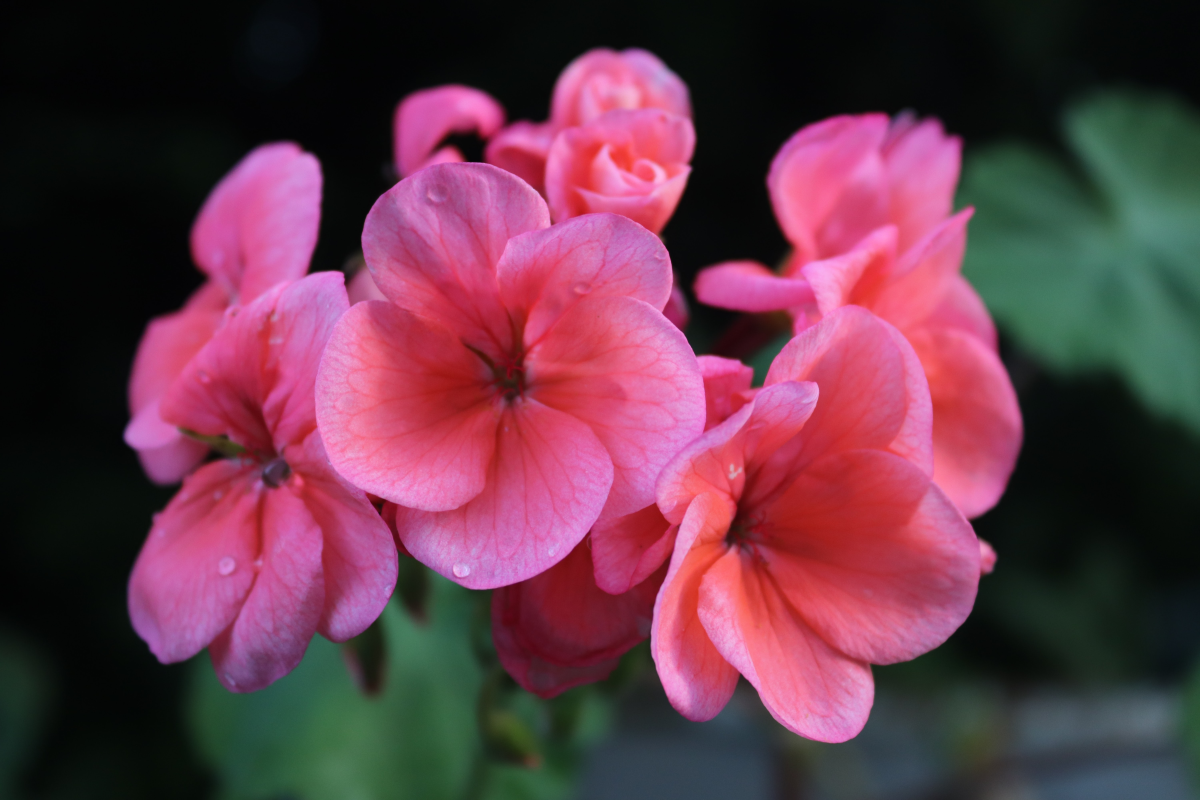
#> input picture advanced_ml_and_image_processing/8_dig_img/img/img1.jpg, 6000 x 4000 px (shown at 1/5 size)
$ jupyter execute 8_dig_img.ipynb   (shell and % lines are left out)
#> lines starting #> are read from the running program, lines starting #| are printed output that depends on the picture; after the words box and inside, x2 and y2 are one past the last pixel; in counts of white or black regions, pixels touching at a corner belong together
# Упражнение 8

OpenCV — библиотека компьютерного зрения и машинного обучения с открытым исходным кодом. Библиотека имеет интерфейсы на различных языках: Java, C++, Matlab и, конечно, Python.

<a href='https://readthedocs.org/projects/opencv-python-tutroals/downloads/pdf/latest/' target='_blank'>Здесь</a> можно ознакомиться с официальной документацией и примерами.

## Установка OpenCV

После успешной установки, перезагрузите ядро и убедитесь, что используется версия 4.4.0

[cell 1]
import cv2
print('OpenCV version:', cv2.__version__)

## Задание 1

## Палитра, каналы

Для отображения изображений в блокноте, будем использовать библиотеку matplotlib:

[cell 2]
import matplotlib.pyplot as plt

Создадим каталог img и поместим в него изображение

[cell 3]
path = 'img/'
file_name = 'img1.jpg'

С помощью команды cv2.imread() выполним чтение изображения

[cell 4]
img = cv2.imread(path + file_name)
#> img is the input picture: shape (4000, 6000, 3); mean B, G, R 72.8, 56.4, 100.8

Объект img является массивом типа ndarray, что позволяет с легкостью выполнять различные операции с ним и, как следствие, с изображением. Рассмотрим его структуру

[cell 5]
print(type(img))
#| <class 'numpy.ndarray'>
print(img.shape)
#| (4000, 6000, 3)

Итак, размерность массива (3372, 5097, 3). Первые два числа отвечают за разрешение изображения. Первое число, 3372 — высота изображения в пикселях (или количество строк в массиве), второе число, 5097 — ширина (или количество столбцов). Третье значение указывает на информацию, которая содержится о каждом пикселе. В данном случае (для цветного изображения в формате RGB) мы имеем дело с интенсивностью соответствующих каналов.

Давайте выведем изображение, хранимое в виде массива, на экран. Для этого используем команду imshow():

[cell 6]
plt.imshow(img)
plt.show()

Если сравнить исходное изображение и то, что отобразилось выше, можно заметить некоторое несоответствие по цветам.

<b>Важно!</b> Отметим на этом этапе два важных замечания. Во-первых, изображение по умолчанию представляется в обратной палитре BGR, а не привычной RGB. Для корректного отображения, необходимо поменять каналы R и B местами. Во-вторых, разрешение изображения считается от верхнего левого угла (можно заметить соответствующую систему координат).

Поменять каналы R и B можно вручную, но куда проще воспользоваться следующей встроенной функцией:

[cell 7]
RGB_img = cv2.cvtColor(img, cv2.COLOR_BGR2RGB)
plt.imshow(RGB_img)
plt.show()

Большинство команд, возвращает кортеж значений, так что для удобства рекомендуем пользоваться следующим синтаксисом:

[cell 8]
h, w, c = img.shape
#> h = 4000; w = 6000; c = 3
print('Width:  ', w)
#| Width:   6000
print('Height: ', h)
#| Height:  4000
print('Channels:', c)
#| Channels: 3

[cell 9]
B, G, R = img[2023][3034]
#> B = 104; G = 66; R = 216
print(f'RGB channel: {R}, {G}, {B}')
#| RGB channel: 216, 66, 104

И не забывайте, в какой палитре сохранено изображение, так как это влияет на порядок значений!

[cell 10]
R, G, B = RGB_img[2023][3034]
print(f'RGB channel: {R}, {G}, {B}')
#| RGB channel: 216, 66, 104

Обращаясь к определенным каналам пикселей, мы можем изменить их интенсивность. Например обнулить каналы R и B:

[cell 11]
import numpy as np

[cell 12]
green_img = RGB_img.copy()

green_img[:, :, 0] = 0
green_img[:, :, 2] = 0

plt.imshow(green_img)
plt.show()

Или установить интенсивность канала R для всех пикселей, равной 250:

[cell 13]
red_intense_img = RGB_img.copy()

red_intense_img[:, :, 0] = 250

plt.imshow(red_intense_img)
plt.show()

## Изменение изображения (обрезка, сжатие, вращение)

Так как изображение представляет собой массив, то для операции обрезки изображения достаточно просто обратиться к нужному диапазону пикселей.

Следущий код выделяет область изображения с 300 по 3200 пиксель по вертикали (не забывайте, что 0 находится сверху, а нумерация начинается с нуля) и с 1500 по 3500 по горизонтали:

[cell 14]
crop_img = RGB_img[300:3200, 1500:3500]
plt.imshow(crop_img)
plt.show()

Для масштабирования или сжатия изображения можно воспользоваться функцией resize(), которая в качестве параметров принимает исходное изображение и новую размерность в пикселях. Кроме того, можно указать алгоритм преобразования. Ознакомиться с различными алгоритмы и математикой, скрытой за ними, можно в <a href='https://docs.opencv.org/trunk/da/d6e/tutorial_py_geometric_transformations.html' target='_blank'>документации</a>.

[cell 15]
dim = (1000, 500)
resized_RGB_img = cv2.resize(RGB_img, dim, interpolation = cv2.INTER_AREA)
plt.imshow(resized_RGB_img)
plt.show()

Размеры изображения изменены на 1000 пикселей в ширину и 500 пикселей в высоту, что конечно привело к нарушению пропорций.
Для сохранения пропорций следует найти отношение исходных сторон:

[cell 16]
h, w, c = RGB_img.shape
new_width = 1000

k = float(w) / h
#> k = 1.5
dim = (new_width, int(new_width / k))
#> dim = (1000, 666)

resized_RGB_img = cv2.resize(RGB_img, dim, interpolation = cv2.INTER_AREA)
#> resized_RGB_img: shape (666, 1000, 3)
plt.imshow(resized_RGB_img)
plt.show()

И, наконец, последнее базовое преобразование — поворот изображения. Для этого необходимо создать матрицу поворота на заданный угол. Положительным значениям соответствует поворот против часовой стрелки, отрицательным — по часовой. Поворот, конечно же, задается относительной некоторой точки.

Повернем изображение на 45 градусов по часовой стрелке относительно (почти) центра. За создание матрицы поворота отвечает функция getRotationMatrix2D(), а за преобразование — функция warpAffine().

[cell 17]
h, w, c = RGB_img.shape
center = (w // 2, h // 2)
#> center = (3000, 2000)
M = cv2.getRotationMatrix2D(center, -45, 1)
rotated_RGB_img = cv2.warpAffine(RGB_img, M, (w, h))

plt.imshow(rotated_RGB_img)
plt.show()

Во время поворота можно масштабировать изображение, за это отвечает последний параметр функции getRotationMatrix2D().

[cell 18]
h, w, c = RGB_img.shape
center = (w // 2, h // 2)
M = cv2.getRotationMatrix2D(center, -45, 0.7)
rotated_RGB_img = cv2.warpAffine(RGB_img, M, (w, h))

plt.imshow(rotated_RGB_img)
plt.show()

## Еще о палитрах

Мы уже немного поговорили о палитрах и научились преобразовывать изображения из BGR в RGB. Полезной палитрой при реализации моделей компьютерного зрения является серая шкала (градации серого). Такая шкала передает 256 оттенков серого цвета, или яркости (значение 0 представляет черный цвет, а значение 255 — белый).

Для преобразования из формата BGR воспользуемся методом COLOR_BGR2GRAY:

[cell 19]
gray_image = cv2.cvtColor(img, cv2.COLOR_BGR2GRAY)
plt.imshow(gray_image, cmap='gray')
plt.show()

Забегая несколько вперед, такая палитра полезна в контексте определения границ объектов. Например, с помощью функции threshold, мы можем изменить интенсивность пикселей, которые темнее (меньше) некоторого порога и, соответственно, ярче (больше).

Например, заменим все пиксели темнее, чем 127, на 0, а все, которые ярче 127, —
на 255.

[cell 20]
ret, thresh_image = cv2.threshold(gray_image, 127, 255, 10)
#> ret = 73
plt.imshow(thresh_image, cmap='gray')
plt.show()

В итоге, цветок имеет очень четкую границу с фоном, и может быть в последствии определен на изображении.

Ниже приведем еще некоторые примеры:

[cell 21]
ret, thresh_image = cv2.threshold(gray_image, 127, 255, cv2.THRESH_BINARY)
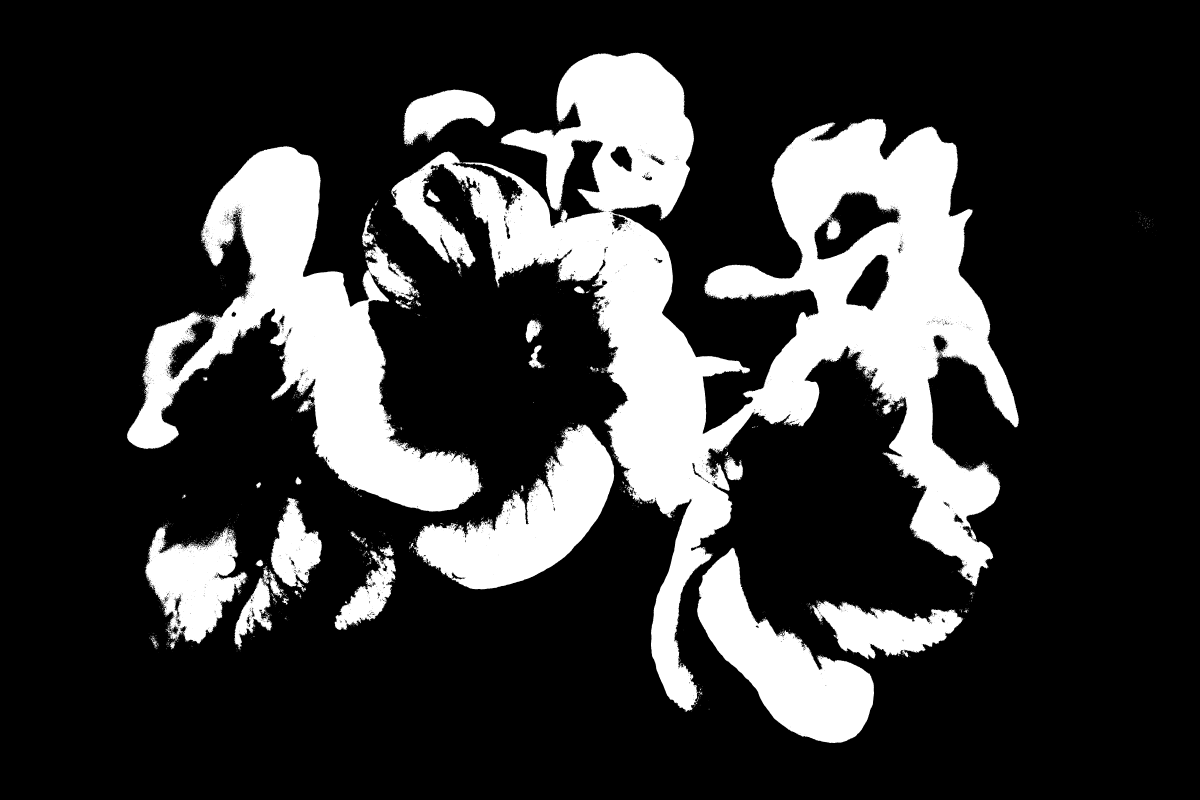
#> thresh_image: shape (4000, 6000) (shown at 1/5 size); 21.5% white; 3877 white regions (3659 under 20 px), largest, box (x1, y1, x2, y2) and area: (1955, 263, 5095, 3558) 2849309, (634, 731, 2410, 2558) 1037431, (2070, 2118, 3071, 2947) 361746
plt.imshow(thresh_image, cmap='gray')
plt.show()

[cell 22]
th2 = cv2.adaptiveThreshold(gray_image,255,cv2.ADAPTIVE_THRESH_MEAN_C, cv2.THRESH_BINARY, 11, 2)
#> th2: shape (4000, 6000); 89.7% white; black in thin lines or dots
plt.imshow(th2, cmap='gray')
plt.show()

[cell 23]
th3 = cv2.adaptiveThreshold(gray_image,255,cv2.ADAPTIVE_THRESH_GAUSSIAN_C,cv2.THRESH_BINARY,11,2)
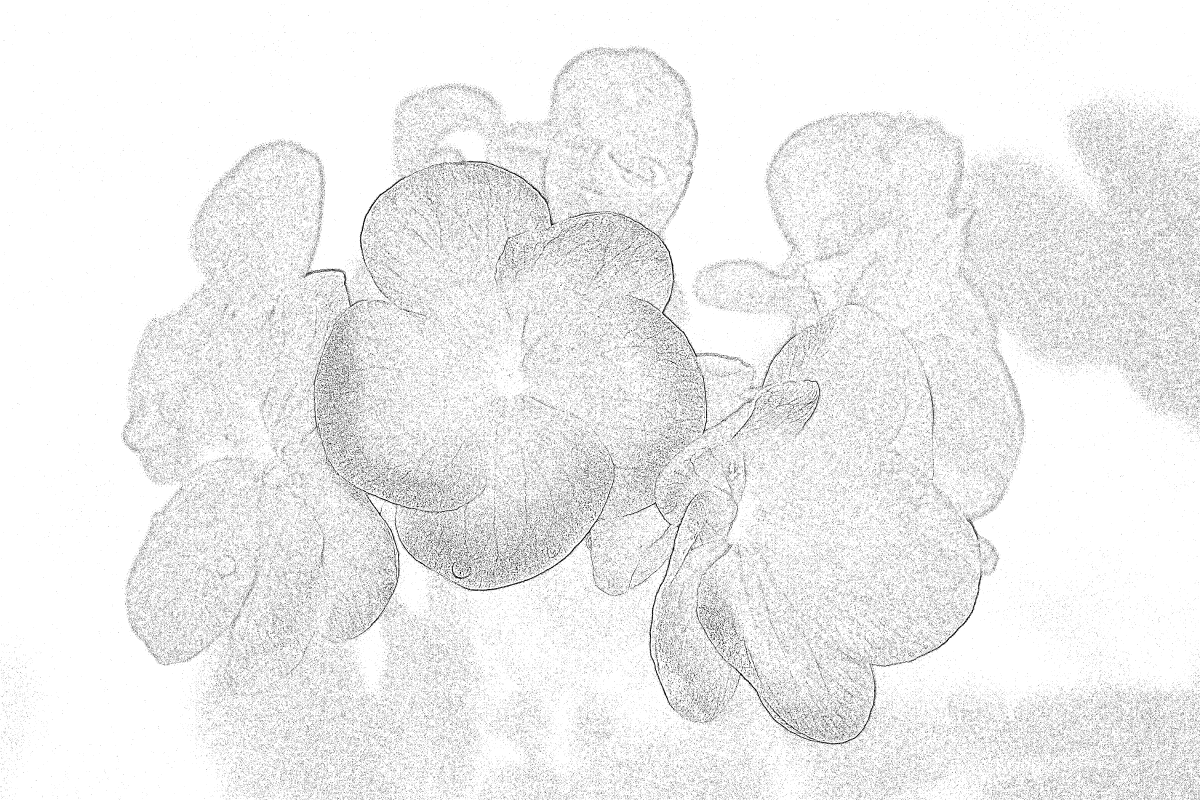
#> th3: shape (4000, 6000) (shown at 1/5 size); 93.4% white; black in thin lines or dots
plt.imshow(th3, cmap='gray')
plt.show()

## Сохранение изображений

Все созданные изображения, конечно, можно сохранить, для этого воспользуемся командой imwrite(). В качестве параметров указываем путь с именем файла и переменную, в которой хранится изображение.

[cell 24]
path = ''
file_name = 'gray_image.jpg'

cv2.imwrite(path + file_name, gray_image)
#> Out = True

Также обращаем внимание, что при сохранении цветного изображения, функция imwrite() ожидает его в формате BGR.

[cell 25]
path = ''
file_name = 'temp.jpg'

cv2.imwrite(path + file_name, cv2.cvtColor(RGB_img, cv2.COLOR_RGB2BGR))
#> Out = True

## Задание 2

[cell 26]
path = 'img/'
file_name = 'img2.jpg'
img = cv2.imread(path + file_name)
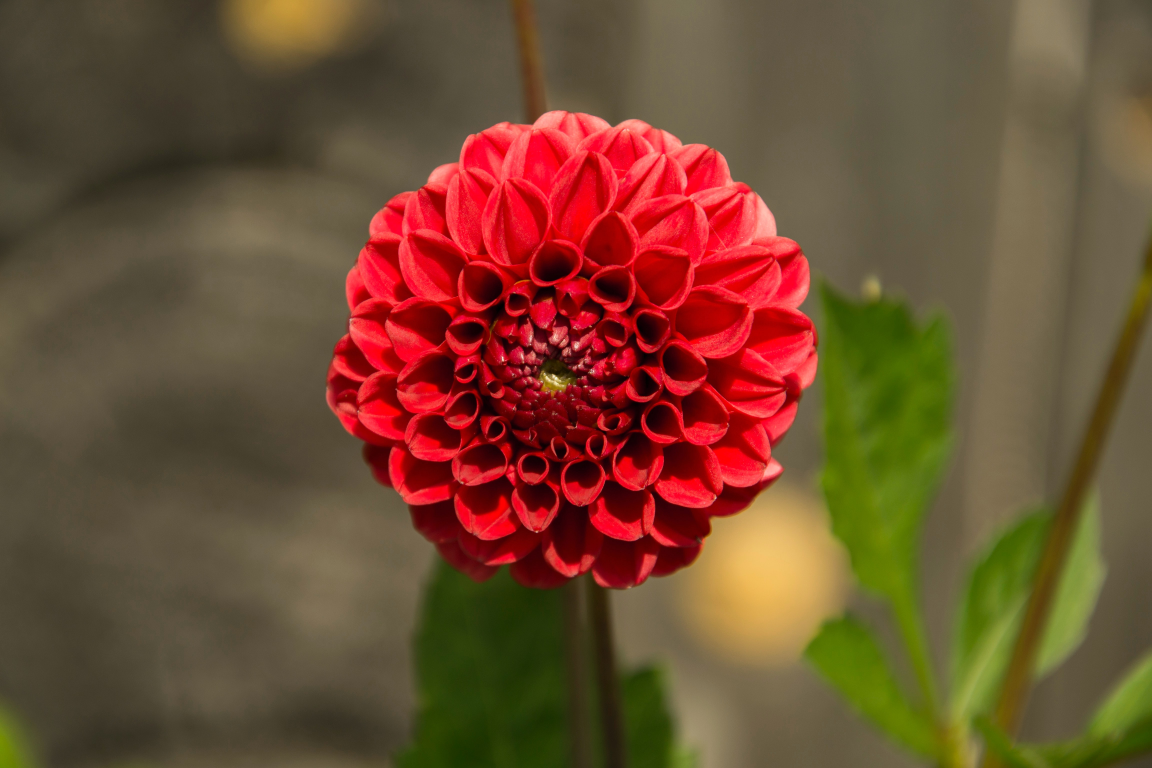
#> input picture advanced_ml_and_image_processing/8_dig_img/img/img2.jpg, 4608 x 3072 px (shown at 1/4 size)
#> img is the input picture: shape (3072, 4608, 3); mean B, G, R 50.1, 75.7, 111.9
RGB_img = cv2.cvtColor(img, cv2.COLOR_BGR2RGB)
#> RGB_img: shape (3072, 4608, 3)
plt.imshow(RGB_img)
plt.show()

[cell 27]
crop_img = RGB_img[1266:1805, 2074:2553]
#> crop_img: shape (539, 479, 3)
plt.imshow(crop_img)
plt.show()  # 636

## Задание 3

[cell 28]
path = 'img/'
file_name = 'img3.jpg'
img = cv2.imread(path + file_name)
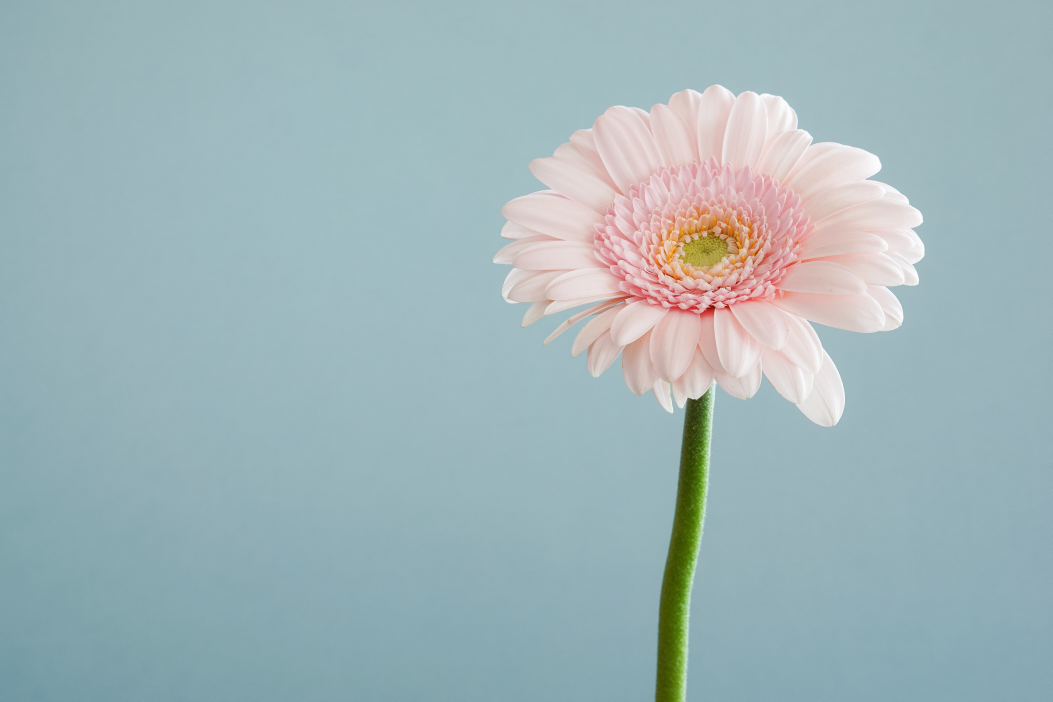
#> input picture advanced_ml_and_image_processing/8_dig_img/img/img3.jpg, 5261 x 3507 px (shown at 1/5 size)
#> img is the input picture: shape (3507, 5261, 3); mean B, G, R 185, 181, 159.6
RGB_img = cv2.cvtColor(img, cv2.COLOR_BGR2RGB)
#> RGB_img: shape (3507, 5261, 3)
h, w, c = RGB_img.shape
#> h = 3507; w = 5261
print('Width:  ', w)
#| Width:   5261
print('Height: ', h)
#| Height:  3507
print('Channels:', c)
#| Channels: 3
plt.imshow(RGB_img)
plt.show()

[cell 29]
print('w/h =', round(w/h, 3))
#| w/h = 1.5
coef = 590 / w
#> coef = 0.112
dim = (int(w*coef), int(h*coef))
#> dim = (590, 393)
resized_RGB_img = cv2.resize(RGB_img, dim, interpolation = cv2.INTER_AREA)
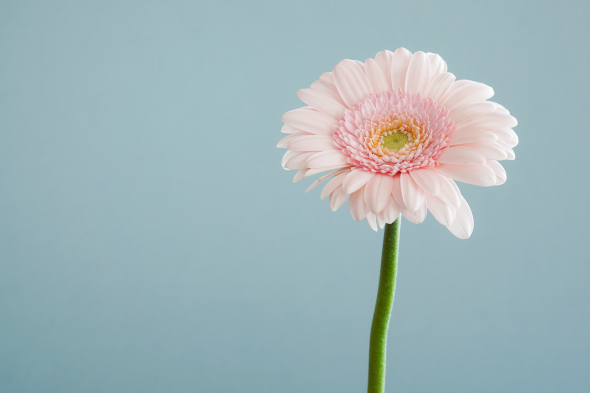
#> resized_RGB_img: shape (393, 590, 3); mean R, G, B 159.6, 181, 185
h, w, c = resized_RGB_img.shape
#> h = 393; w = 590
print('Width:  ', w)
#| Width:   590
print('Height: ', h)
#| Height:  393
print('Channels:', c)
#| Channels: 3
plt.imshow(resized_RGB_img)
plt.show()

[cell 30]
path = ''
file_name = 'temp1.jpg'

cv2.imwrite(path + file_name, cv2.cvtColor(resized_RGB_img, cv2.COLOR_RGB2BGR))
#> Out = True
# 32883 байта
